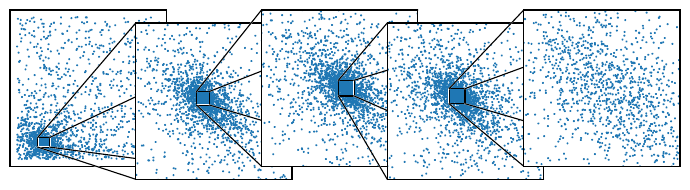

This figure's Python source:
# import lecture_style
from anesthetic.examples.perfect_ns import planck_gaussian
import matplotlib.pyplot as plt
from matplotlib.patches import Rectangle
from matplotlib.lines import Line2D
import numpy as np
from matplotlib import patheffects, rcParams
rcParams['path.effects'] = [patheffects.withStroke(linewidth=1, foreground='white')]
from aeons.utils import *

nlive = 100
samples = get_samples('planck_gaussian_100', reduced=False)[1]
ndeads = range(nlive*20, nlive*100, nlive*20)
prev = np.array([20, 40, 40, 40]) * nlive
fig, axes = plt.subplots(1,4, figsize=(7,2))

x = 'omegabh2'
y = 'omegach2'

for i, ax in enumerate(axes):
    ax.set_xticks([])
    ax.set_yticks([])
    ax.set_box_aspect(1)
    points = samples.iloc[: ndeads[i] : 2]
    if i == 0:
        lives = samples.live_points(1)
    else:
        lives = samples.live_points(ndeads[i - 1])
    deads = points[(points[x] < lives[x].max()) * (points[y] < lives[y].max()) * (points[x] > lives[x].min()) * (points[y] > lives[y].min())]
    data = np.array([deads[x].values, deads[y].values]).T
    print(len(data))
    z0 = ax.get_zorder()
    zorders = z0 + 1 - 0.0001 * np.arange(len(data))
    for j, point in enumerate(data):
        # ax.plot(*point, lw=.2, color='C0', zorder=zorders[j])
        ax.plot(*point, 'o', ms=.4, color='C0', zorder=zorders[j])
    ax.set_rasterization_zorder(z0 + 1 - 0.0001 * 0.8 * len(data))
    print(i)

axes[0].get_children()[-1].get_zorder()
axes[0].set_zorder(10)
axes[0].get_children()[-1].get_zorder()

def get_box(i):
    live = samples.live_points(i)
    xmin = live[x].min()
    xmax = live[x].max()
    ymin = live[y].min()
    ymax = live[y].max()
    return xmin, xmax, ymin, ymax

def inter_axis_line(fig, ax0, ax1, x, y, *args, **kwargs):
    coord0 = fig.transFigure.inverted().transform(ax0.transData.transform([x, y]))
    coord1 = fig.transFigure.inverted().transform(ax1.transData.transform([x, y]))
    return Line2D([coord0[0], coord1[0]], [coord0[1], coord1[1]], transform=fig.transFigure,*args, **kwargs)

def draw_zoom_lines(ax0, ax1, xmin, xmax, ymin, ymax):
    ax1.set_xlim(xmin, xmax)
    ax1.set_ylim(ymin, ymax)
    zorder = max([child.get_zorder() for child in ax0.get_children()] +
                 [ax0.get_zorder()])
    ax1.set_zorder(zorder+2)
    lines = list(fig.lines)
    for x_ in [xmin, xmax]:
        for y_ in [ymin, ymax]:
            lines.append(inter_axis_line(fig, ax0, ax1, x_, y_, color='k',
                                         zorder=zorder+1,
                                         lw=rcParams['axes.linewidth']))
    rect = Rectangle((xmin, ymin), xmax-xmin, ymax-ymin, fill=False, color='k',
                     zorder=zorder+1, lw=rcParams['axes.linewidth'])
    ax0.add_patch(rect)
    fig.lines = lines


fig.tight_layout()
fig.canvas.draw()
fig.canvas.flush_events()
shift = 0.065

pos = axes[1].get_position()
pos.x0 -= shift
pos.x1 -= shift
pos.y0 -= shift
pos.y1 -= shift
axes[1].set_position(pos)

pos = axes[2].get_position()
pos.x0 -= shift*2
pos.x1 -= shift*2
axes[2].set_position(pos)

pos = axes[3].get_position()
pos.x0 -= shift*3
pos.x1 -= shift*3
pos.y0 -= shift
pos.y1 -= shift
axes[3].set_position(pos)

ax = fig.add_subplot(1,4,4)
ax.set_box_aspect(1)
ax.set_xticks([])
ax.set_yticks([])
ax.plot(samples.iloc[7000::2][x], samples.iloc[7000::2][y], 'o', ms=0.4)
axes = np.concatenate([axes, [ax]])

fig.canvas.draw()
fig.canvas.flush_events()
plot_live_points = True

for k, (i, ax0, ax1) in enumerate(zip(ndeads, axes[:-1], axes[1:])):
    if plot_live_points:    
        live = samples.live_points(i).iloc[::2]
        ax0.scatter(live[x], live[y], s=2, color=f'C{k+1}')
        ax1.scatter(live[x], live[y], s=2, color=f'C{k+1}')
    draw_zoom_lines(ax0, ax1, *get_box(i))

fig.canvas.draw()
fig.canvas.flush_events()

if plot_live_points:
    filename = 'dead_measure_live.pdf'
else:
    filename = 'dead_measure.pdf'

fig.savefig(filename, bbox_inches='tight')
